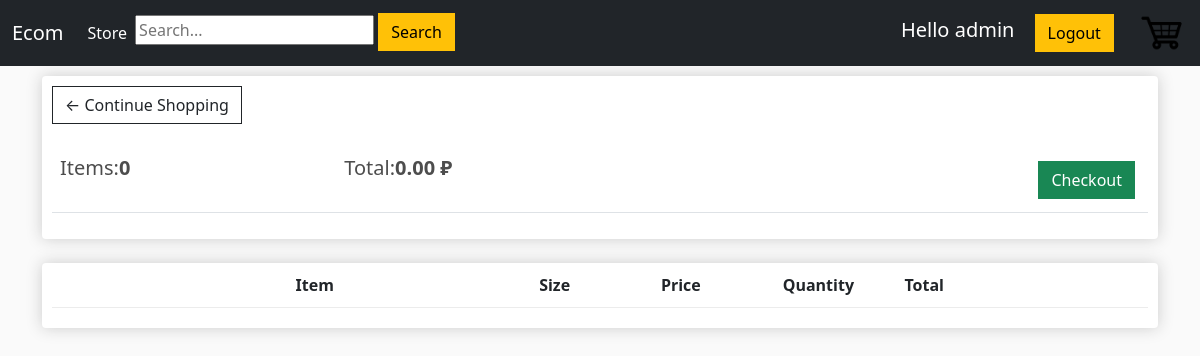
/cart/ (signed in), run on an earlier commit of the app's database.
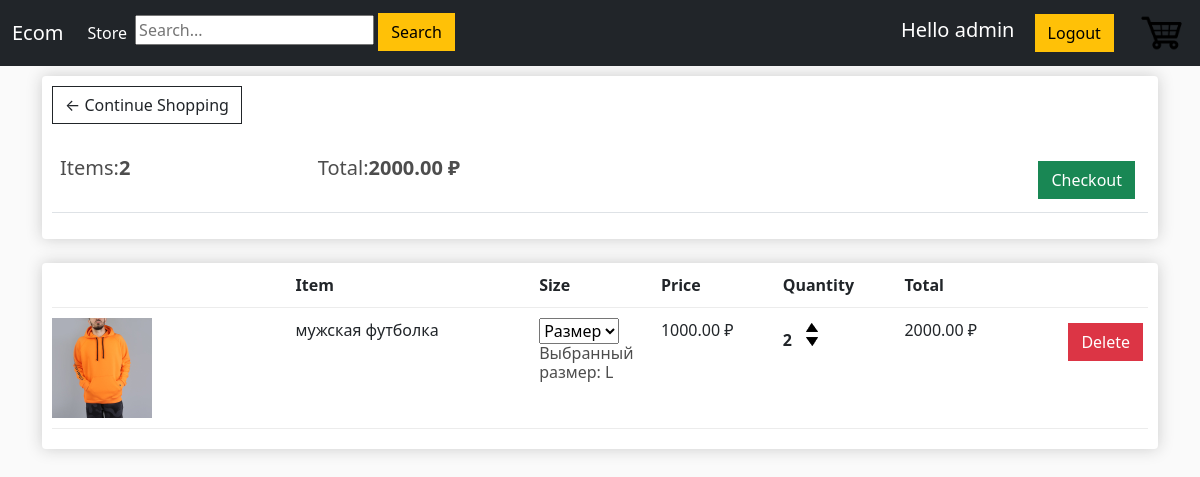
And on a later commit of the database.
### mainapp/models.py (models this page shows, shortened)
class Order(models.Model):
    customer = models.ForeignKey(Customer, on_delete=models.SET_NULL, blank=True, null=True)
    date_order = models.DateTimeField(auto_now_add=True)
    complete = models.BooleanField(default=False, null=True, blank=False)
    transaction_id = models.CharField(max_length=200, null=True)
    @property
    def get_cart_total(self):
        orderitems = self.orderitem_set.all()
        total = sum([item.get_total for item in orderitems])
        return total
    def get_cart_items(self):
        orderitems = self.orderitem_set.all()
        items = sum([item.quantity for item in orderitems])
        return items

class OrderItem(models.Model):
    product = models.ForeignKey(Product, on_delete=models.SET_NULL, blank=True, null=True)
    order = models.ForeignKey(Order, on_delete=models.SET_NULL, blank=True, null=True)
    size = models.CharField(max_length=10, null=True)
    quantity = models.IntegerField(default=0, null=True, blank=True)
    date_added = models.DateTimeField(auto_now_add=True)
    @property
    def get_total(self):
        total = self.product.price * self.quantity
        return total

class Product(models.Model):
    name = models.CharField(max_length=200, null=True)
    price = models.DecimalField(max_digits=7, decimal_places=2)
    digital = models.BooleanField(default=False, null=True, blank=False)
    image = models.ImageField(null=True, blank=True)
    description = models.CharField(max_length=1000, null=True)
    def imageURL(self):
        try:
            url = self.image.url
        except:
            url = ''
        return url

### mainapp/views.py (the view)
# urls.py: path('cart/', views.cart, name='cart'),
def cart(request):
    data = cartData(request)
    cartItems = data['cartItems']
    order = data['order']
    items = data['items']
    context = {'items': items, 'order': order}
    return render(request, 'mainapp/cart.html', context)

### mainapp/utils.py (called while the page is built)
def cartData(request):
    if request.user.is_authenticated:
        customer = request.user.customer
        order, created = Order.objects.get_or_create(customer=customer, complete=False)
        cartItems = order.get_cart_items()
        items = order.orderitem_set.all()
    else:
        cookieData = cookieCart(request)
        cartItems = cookieData['cartItems']
        order = cookieData['order']
        items = cookieData['items']
    return {"cartItems": cartItems, "order": order, "items": items}

### mainapp/templates/mainapp/cart.html (shortened to what this page needs)
{% extends 'mainapp/index.html' %}
{% load static %}
{% block content%}
    <div class="row">
        <div class="col-lg-12">
            <div class="box-element">
                <a class="btn btn-outline-dark" href="{% url 'store' %}">&#x2190; Continue Shopping</a>
                <br>
                <br>
                <table class="table">
                    <tr>
                        <th><h5>Items:<strong>{{order.get_cart_items}}</strong></h5></th>
                        <th><h5>Total:<strong>{{order.get_cart_total|floatformat:2}} ₽</strong></h5></th>
                        <th>
                            <a style="float:right;margin:5px" class="btn btn-success" href="{% url 'checkout' %}">Checkout</a>
                        </th>
                    </tr>
                </table>
            </div>
            <br>
            <div class="box-element">
                <div class="cart-row">
                    <div style="flex:2"></div>
                    <div style="flex:2"><strong>Item</strong></div>
                    <div style="flex:1"><strong>Size</strong></div>
                    <div style="flex:1"><strong>Price</strong></div>
                    <div style="flex:1"><strong>Quantity</strong></div>
                    <div style="flex:1"><strong>Total</strong></div>
                    <div style="flex:1"><strong></strong></div>
                </div>
                {% for item in items %}
                <div class="cart-row">
                    <div style="flex:2"><img class="row-image" src="{{item.product.imageURL}}"></div>
                    <div style="flex:2">{{item.product.name}}</div>
                    <div style="flex:1">
                                <select data-product={{item.product.id}} data-action="size" name="size" class="size">
                                      <option value="0" selected>Размер</option>
                                </select>
                                {% if item.size == None %}
                                    <h6 style="color: red">Выберите размер!</h6>
                                {% else %}
                                    <h6>Выбранный размер: {{item.size}}</h6>
                                {% endif %}
                    </div>
                    <div style="flex:1">{{item.product.price|floatformat:2}} ₽</div>
                    <div style="flex:1">
						<p class="quantity">{{item.quantity}}</p>
						<div class="quantity">
							<img data-product={{item.product.id}} data-action="add" class="chg-quantity update-cart" src="{% static  'images/arrow-up.png' %}">
							<img data-product={{item.product.id}} data-action="remove" class="chg-quantity update-cart" src="{% static  'images/arrow-down.png' %}">
						</div>
					</div>
					<div style="flex:1"><p>{{item.get_total}} ₽</p></div>
                    <div style="flex:1">
                        <a data-product="{{item.product.id}}" data-action="delete" style="float:right;margin:5px" class="btn btn-danger update-cart">Delete</a>
                    </div>
                </div>
                {% endfor %}
            </div>
        </div>
    </div>
{% endblock content%}

What changed in the data, as far as the page shows it:
no longer on this page (row edited): Order: get_cart_items "0", get_cart_total "0.00"
added Order: get_cart_items "2", get_cart_total "2000.00"
added OrderItem: product.imageURL (picture), product.name "мужская футболка", size "Размер", size "L", product.price "1000.00", quantity "2", get_total "2000.00"
